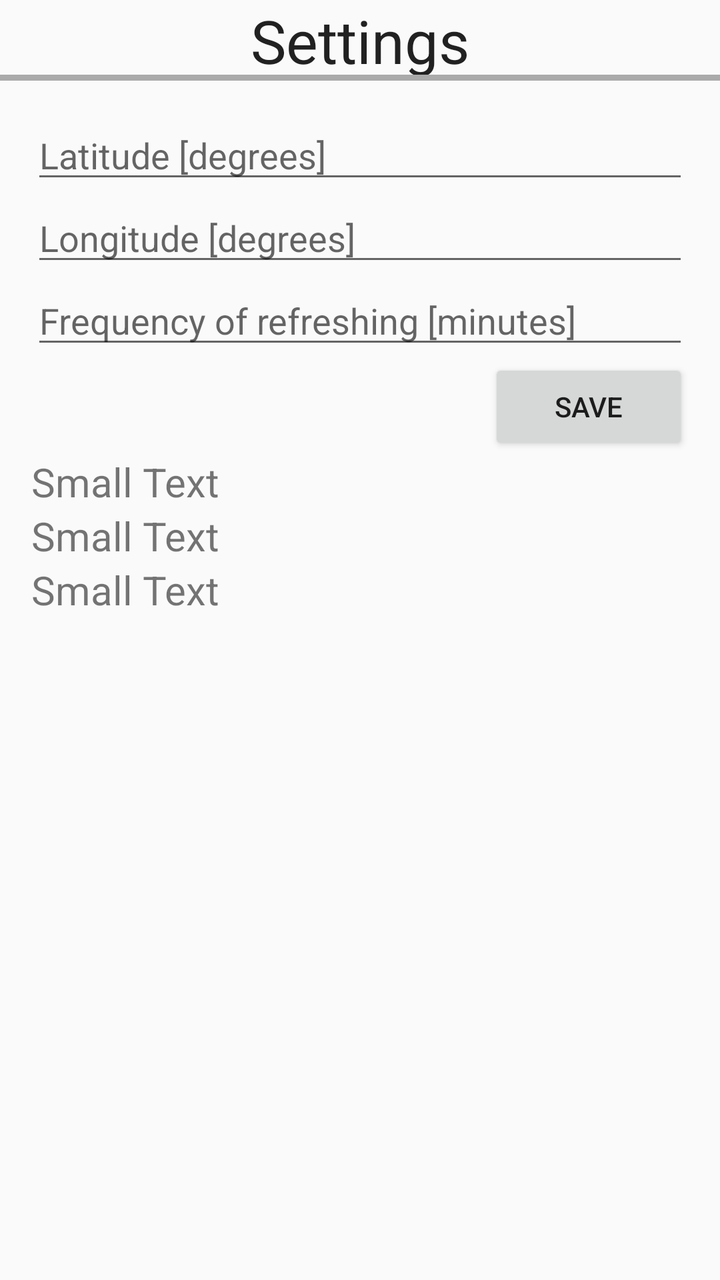
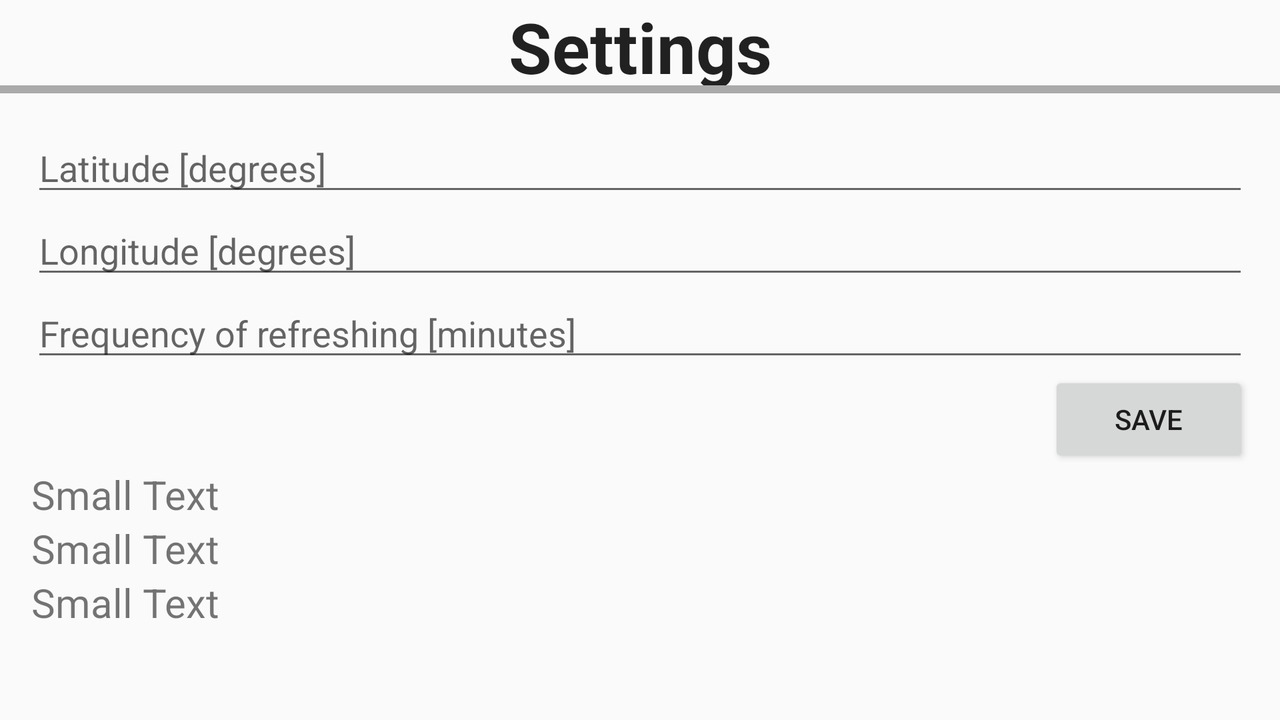

One screen, two layout resources from the same app: the default and the author's alternative for another configuration. Each is rendered where Android would select it; the XML of both is given below.
<!-- AndroidManifest.xml: application theme AppTheme -->
<!-- res/layout/activity_settings.xml -->
<?xml version="1.0" encoding="utf-8"?>

<RelativeLayout xmlns:android="http://schemas.android.com/apk/res/android"
    xmlns:tools="http://schemas.android.com/tools"
    android:layout_width="match_parent"
    android:layout_height="match_parent"
    android:paddingBottom="@dimen/activity_vertical_margin"
    android:paddingLeft="@dimen/activity_horizontal_margin"
    android:paddingRight="@dimen/activity_horizontal_margin"
    android:paddingTop="@dimen/activity_vertical_margin"
    tools:context="com.dwoj.app.astroweather.SettingsActivity">


    <TextView
        android:layout_width="match_parent"
        android:layout_height="wrap_content"
        android:textAppearance="?android:attr/textAppearanceLarge"
        android:text="Settings"
        android:id="@+id/textView"
        android:layout_alignParentTop="true"
        android:layout_alignParentStart="true"
        android:textAlignment="center"
        android:textSize="30dp" />

    <View
        android:layout_width="match_parent"
        android:layout_height="3dp"
        android:background="@android:color/darker_gray"
        android:layout_alignBottom="@+id/textView"
        android:layout_alignParentStart="true" />

    <LinearLayout xmlns:android="http://schemas.android.com/apk/res/android"
        android:layout_width="match_parent"
        android:layout_height="match_parent"
        android:paddingLeft="16dp"
        android:paddingRight="16dp"
        android:orientation="vertical"
        android:layout_below="@+id/textView"
        android:paddingTop="15dp">
        <EditText
            android:layout_width="match_parent"
            android:layout_height="wrap_content"
            android:numeric="decimal"
            android:hint="Latitude [degrees]"
            android:id="@+id/input_lat" />
        <EditText
            android:layout_width="match_parent"
            android:layout_height="wrap_content"
            android:numeric="decimal"
            android:hint="Longitude [degrees]"
            android:id="@+id/input_lon" />

        <EditText
            android:layout_width="match_parent"
            android:layout_height="wrap_content"
            android:numeric="decimal"
            android:hint="Frequency of refreshing [minutes]"
            android:id="@+id/input_freq" />

        <Button
            android:layout_width="100dp"
            android:layout_height="wrap_content"
            android:layout_gravity="right"
            android:text="save"
            android:onClick="save" />

        <TextView
            android:layout_width="wrap_content"
            android:layout_height="wrap_content"
            android:textAppearance="?android:attr/textAppearanceSmall"
            android:text="Small Text"
            android:id="@+id/dataLat"
            android:textSize="20dp" />

        <TextView
            android:layout_width="wrap_content"
            android:layout_height="wrap_content"
            android:textAppearance="?android:attr/textAppearanceSmall"
            android:text="Small Text"
            android:id="@+id/dataLon"
            android:textSize="20dp" />

        <TextView
            android:layout_width="wrap_content"
            android:layout_height="wrap_content"
            android:textAppearance="?android:attr/textAppearanceSmall"
            android:text="Small Text"
            android:id="@+id/dataFreq"
            android:textSize="20dp" />
    </LinearLayout>
</RelativeLayout>
<!-- resources referenced by this layout -->
<resources>
  <style name="AppTheme" parent="Theme.AppCompat.Light.DarkActionBar">
          
          <item name="windowActionBar">false</item>
          <item name="windowNoTitle">true</item>
          <item name="colorPrimary">#595959</item>
          <item name="colorPrimaryDark">#595959</item>
          <item name="colorAccent">@color/colorPrimary</item>
      </style>
</resources>
<!-- res/layout-land/activity_settings.xml (the author's variant of the layout above) -->
<!-- drawn on the phone turned sideways -->
<?xml version="1.0" encoding="utf-8"?>

<ScrollView xmlns:android="http://schemas.android.com/apk/res/android"
    android:layout_width="match_parent"
    android:layout_height="match_parent">
<RelativeLayout xmlns:android="http://schemas.android.com/apk/res/android"
    xmlns:tools="http://schemas.android.com/tools"
    android:layout_width="match_parent"
    android:layout_height="match_parent"
    android:paddingBottom="@dimen/activity_vertical_margin"
    android:paddingLeft="@dimen/activity_horizontal_margin"
    android:paddingRight="@dimen/activity_horizontal_margin"
    android:paddingTop="@dimen/activity_vertical_margin"
    tools:context="com.dwoj.app.astroweather.SettingsActivity">

    <TextView
        android:layout_width="match_parent"
        android:layout_height="wrap_content"
        android:textAppearance="?android:attr/textAppearanceLarge"
        android:text="Settings"
        android:id="@+id/textView"
        android:layout_alignParentTop="true"
        android:layout_alignParentStart="true"
        android:textAlignment="center"
        android:textSize="35dp"
        android:textStyle="bold"
        android:gravity="center" />

    <View
        android:layout_width="match_parent"
        android:layout_height="4dp"
        android:background="@android:color/darker_gray"
        android:layout_alignBottom="@+id/textView"
        android:layout_alignParentStart="true" />


    <LinearLayout xmlns:android="http://schemas.android.com/apk/res/android"
        android:layout_width="match_parent"
        android:layout_height="match_parent"
        android:paddingLeft="16dp"
        android:paddingRight="16dp"
        android:orientation="vertical"
        android:layout_below="@+id/textView"
        android:paddingTop="15dp">
        <EditText
            android:layout_width="match_parent"
            android:layout_height="wrap_content"
            android:numeric="decimal"
            android:hint="Latitude [degrees]"
            android:id="@+id/input_lat" />
        <EditText
            android:layout_width="match_parent"
            android:layout_height="wrap_content"
            android:numeric="decimal"
            android:hint="Longitude [degrees]"
            android:id="@+id/input_lon" />

        <EditText
            android:layout_width="match_parent"
            android:layout_height="wrap_content"
            android:numeric="decimal"
            android:hint="Frequency of refreshing [minutes]"
            android:id="@+id/input_freq" />

        <Button
            android:layout_width="100dp"
            android:layout_height="wrap_content"
            android:layout_gravity="right"
            android:text="save"
            android:onClick="save" />

        <TextView
            android:layout_width="wrap_content"
            android:layout_height="wrap_content"
            android:textAppearance="?android:attr/textAppearanceSmall"
            android:text="Small Text"
            android:id="@+id/dataLat"
            android:textSize="20dp" />

        <TextView
            android:layout_width="wrap_content"
            android:layout_height="wrap_content"
            android:textAppearance="?android:attr/textAppearanceSmall"
            android:text="Small Text"
            android:id="@+id/dataLon"
            android:textSize="20dp" />

        <TextView
            android:layout_width="wrap_content"
            android:layout_height="wrap_content"
            android:textAppearance="?android:attr/textAppearanceSmall"
            android:text="Small Text"
            android:id="@+id/dataFreq"
            android:textSize="20dp" />
    </LinearLayout>
</RelativeLayout>
</ScrollView>
